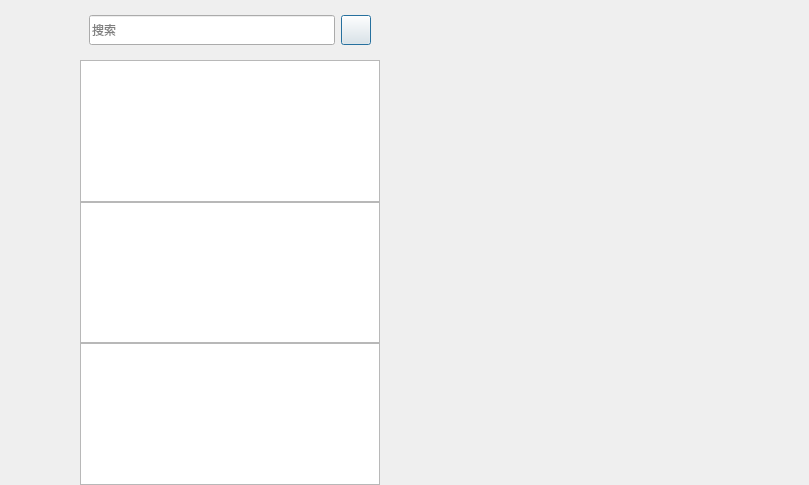
<?xml version="1.0" encoding="UTF-8"?>
<ui version="4.0">
 <class>ChatDialog</class>
 <widget class="QDialog" name="ChatDialog">
  <property name="geometry">
   <rect>
    <x>0</x>
    <y>0</y>
    <width>809</width>
    <height>485</height>
   </rect>
  </property>
  <property name="windowTitle">
   <string>Dialog</string>
  </property>
  <layout class="QHBoxLayout" name="horizontalLayout_main" stretch="0,0,0">
   <property name="spacing">
    <number>6</number>
   </property>
   <property name="leftMargin">
    <number>0</number>
   </property>
   <property name="topMargin">
    <number>0</number>
   </property>
   <property name="rightMargin">
    <number>0</number>
   </property>
   <property name="bottomMargin">
    <number>0</number>
   </property>
   <item>
    <widget class="QWidget" name="side_bar" native="true">
     <layout class="QVBoxLayout" name="verticalLayout_1">
      <property name="spacing">
       <number>30</number>
      </property>
      <item>
       <widget class="QWidget" name="widget" native="true">
        <property name="minimumSize">
         <size>
          <width>56</width>
          <height>56</height>
         </size>
        </property>
        <property name="maximumSize">
         <size>
          <width>16777215</width>
          <height>16777215</height>
         </size>
        </property>
        <layout class="QVBoxLayout" name="verticalLayout">
         <item>
          <widget class="QLabel" name="side_head_lb">
           <property name="minimumSize">
            <size>
             <width>35</width>
             <height>35</height>
            </size>
           </property>
           <property name="maximumSize">
            <size>
             <width>35</width>
             <height>35</height>
            </size>
           </property>
           <property name="text">
            <string/>
           </property>
          </widget>
         </item>
         <item>
          <widget class="StateWidget" name="side_chat_lb" native="true">
           <property name="sizePolicy">
            <sizepolicy hsizetype="Preferred" vsizetype="Preferred">
             <horstretch>0</horstretch>
             <verstretch>0</verstretch>
            </sizepolicy>
           </property>
           <property name="minimumSize">
            <size>
             <width>30</width>
             <height>30</height>
            </size>
           </property>
           <property name="maximumSize">
            <size>
             <width>30</width>
             <height>30</height>
            </size>
           </property>
          </widget>
         </item>
         <item>
          <widget class="StateWidget" name="side_contract_lb" native="true">
           <property name="minimumSize">
            <size>
             <width>30</width>
             <height>30</height>
            </size>
           </property>
           <property name="maximumSize">
            <size>
             <width>30</width>
             <height>30</height>
            </size>
           </property>
          </widget>
         </item>
        </layout>
       </widget>
      </item>
      <item>
       <spacer name="verticalSpacer_sidebar">
        <property name="orientation">
         <enum>Qt::Orientation::Vertical</enum>
        </property>
        <property name="sizeHint" stdset="0">
         <size>
          <width>20</width>
          <height>40</height>
         </size>
        </property>
       </spacer>
      </item>
     </layout>
    </widget>
   </item>
   <item>
    <widget class="QWidget" name="chat_user_wid" native="true">
     <property name="minimumSize">
      <size>
       <width>300</width>
       <height>0</height>
      </size>
     </property>
     <property name="maximumSize">
      <size>
       <width>300</width>
       <height>16777215</height>
      </size>
     </property>
     <layout class="QVBoxLayout" name="verticalLayout_2">
      <property name="spacing">
       <number>0</number>
      </property>
      <property name="leftMargin">
       <number>0</number>
      </property>
      <property name="topMargin">
       <number>0</number>
      </property>
      <property name="rightMargin">
       <number>0</number>
      </property>
      <property name="bottomMargin">
       <number>0</number>
      </property>
      <item>
       <widget class="QWidget" name="search_wid" native="true">
        <property name="minimumSize">
         <size>
          <width>0</width>
          <height>60</height>
         </size>
        </property>
        <property name="maximumSize">
         <size>
          <width>16777215</width>
          <height>60</height>
         </size>
        </property>
        <layout class="QHBoxLayout" name="horizontalLayout_search">
         <item>
          <widget class="CustomizeEdit" name="search_edit">
           <property name="minimumSize">
            <size>
             <width>0</width>
             <height>30</height>
            </size>
           </property>
           <property name="placeholderText">
            <string>搜索</string>
           </property>
          </widget>
         </item>
         <item>
          <widget class="ClickedBtn" name="btnAdd">
           <property name="minimumSize">
            <size>
             <width>30</width>
             <height>30</height>
            </size>
           </property>
           <property name="maximumSize">
            <size>
             <width>30</width>
             <height>30</height>
            </size>
           </property>
           <property name="text">
            <string/>
           </property>
          </widget>
         </item>
        </layout>
       </widget>
      </item>
      <item>
       <widget class="SearchList" name="search_list"/>
      </item>
      <item>
       <widget class="ContactUserList" name="con_user_list"/>
      </item>
      <item>
       <widget class="ChatUserList" name="chat_user_list"/>
      </item>
     </layout>
    </widget>
   </item>
   <item>
    <widget class="QStackedWidget" name="stackedWidget">
     <widget class="ChatPage" name="chat_page"/>
     <widget class="ApplyFriendPage" name="friend_apply_page"/>
    </widget>
   </item>
  </layout>
 </widget>
 <customwidgets>
  <customwidget>
   <class>ClickedBtn</class>
   <extends>QPushButton</extends>
   <header>clickedbtn.h</header>
  </customwidget>
  <customwidget>
   <class>CustomizeEdit</class>
   <extends>QLineEdit</extends>
   <header>customizeedit.h</header>
  </customwidget>
  <customwidget>
   <class>ChatUserList</class>
   <extends>QListWidget</extends>
   <header>chatuserlist.h</header>
  </customwidget>
  <customwidget>
   <class>ChatPage</class>
   <extends>QWidget</extends>
   <header location="global">chatpage.h</header>
   <container>1</container>
  </customwidget>
  <customwidget>
   <class>StateWidget</class>
   <extends>QWidget</extends>
   <header>statewidget.h</header>
   <container>1</container>
  </customwidget>
  <customwidget>
   <class>SearchList</class>
   <extends>QListWidget</extends>
   <header location="global">searchlist.h</header>
  </customwidget>
  <customwidget>
   <class>ContactUserList</class>
   <extends>QListWidget</extends>
   <header location="global">contactuserlist.h</header>
  </customwidget>
  <customwidget>
   <class>ApplyFriendPage</class>
   <extends>QWidget</extends>
   <header location="global">applyfriendpage.h</header>
   <container>1</container>
  </customwidget>
 </customwidgets>
 <resources/>
 <connections/>
</ui>
